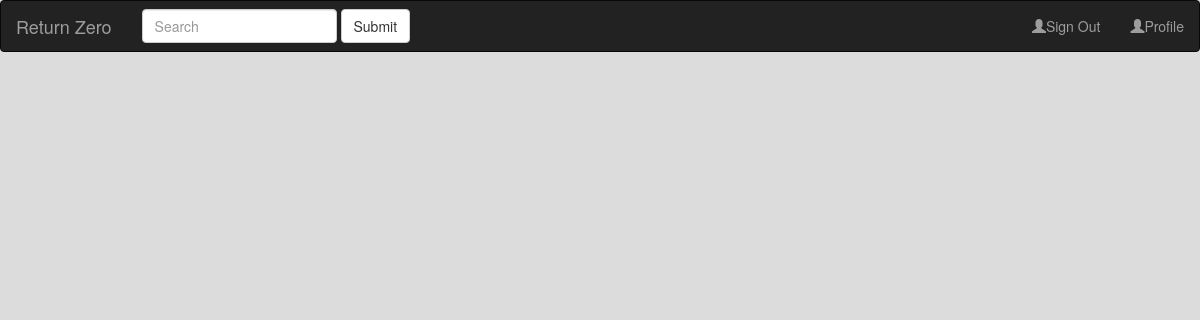
/qa/details/6 (signed in), run on an earlier commit of the app's database.
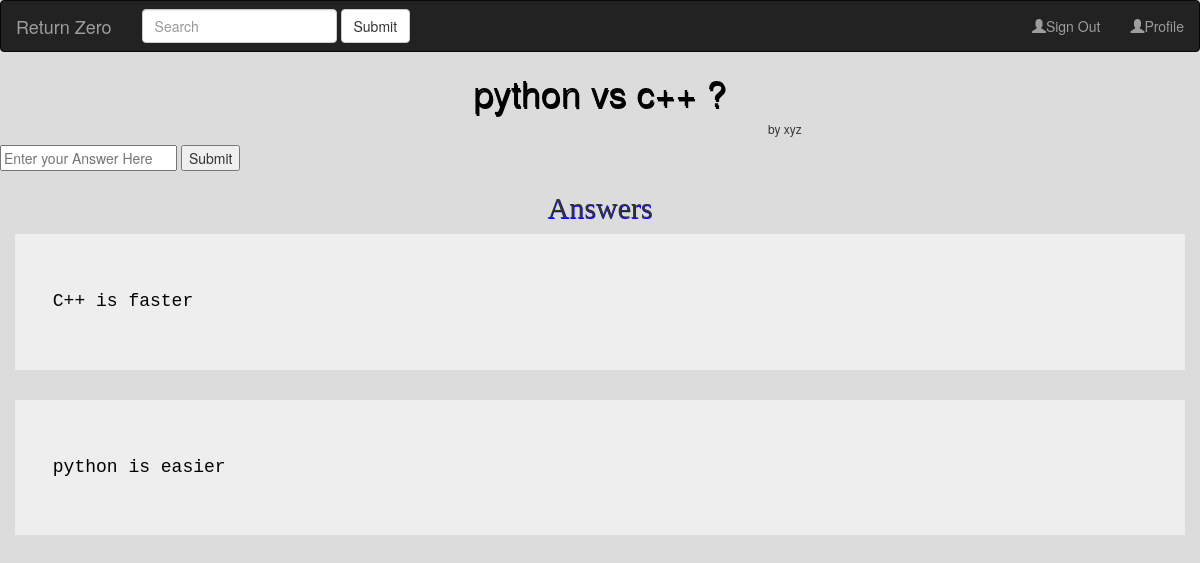
And on a later commit of the database.
### qa/models.py (models this page shows, shortened)
class questions(models.Model):
    question_name = models.CharField(max_length=500)
    asked_by = models.ForeignKey(UserModel,on_delete=models.CASCADE)
    uploaded_at = models.DateTimeField(auto_now_add=True)
    answer_ques = models.ManyToManyField(answers,blank=True)

class answers(models.Model):
    answer = models.CharField(max_length=1000)

### user/models.py (models this page shows, shortened)
class UserModel(AbstractBaseUser):
    email = models.EmailField(unique=True)
    name = models.CharField(max_length=30)
    phone_no = models.CharField(max_length=10)
    is_staff = models.BooleanField(default=False)
    is_admin = models.BooleanField(default=False)
    is_superuser = models.BooleanField(default=False)
    is_active = models.BooleanField(default=True)
    USERNAME_FIELD = 'email'
    REQUIRED_FIELDS = ['name','phone_no']
    objects = UserManager()

### qa/views.py (the view, shortened to what this page needs)
# urls.py: path('details/<int:id>',DetailView,name='details')
def DetailView(request,id):
    context = {}
    try:
        question = questions.objects.get(pk=id)
        context['question'] = question
    except:
        context['question'] = None
    return render(request,'qa/details.html',context)

### qa/templates/qa/details.html (shortened to what this page needs)
{% extends "./base.html" %}
  {% block bodyblock %}
    {% if question %}
      <h1 id="question">{{ question.question_name }}</h1>
      <h6 id="author">by {{ question.asked_by.name }}</h6>
      {% if user.is_authenticated %}
      <form method="POST">
        <input type="text" name="answer" placeholder="Enter your Answer Here">
        <button type="submit">Submit</button>
      </form>
      {% endif %}
      <h2>Answers</h2>
        {% for answer in question.answer_ques.all %}
          <div class="container jumbotron">
            <h4>{{ answer.answer }}</h4>
          </div>
        {% endfor %}
    {% endif %}
  {% endblock %}

What changed in the data, as far as the page shows it:
added questions: question_name "python vs c++ ?", asked_by.name "xyz"
added answers: answer "C++ is faster"
added answers: answer "python is easier"
Also different on the page:
text now shown: "by Submit Answers"
